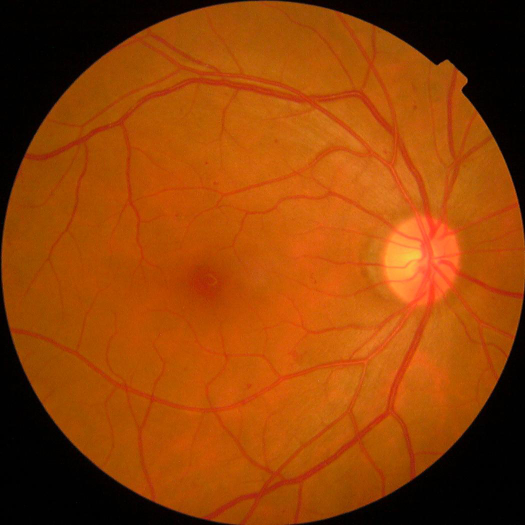
%> input picture drishti-backend/data/sample.png, 1050 x 1050 px (shown at 1/2 size)
$ octave --eval "result = preprocessFundusForNet(imread('../../data/sample.png'));"   (GNU Octave 9; MATLAB toolbox functions it lacks are replaced by stand-ins)
%> lines starting %> are read from the running program, lines starting %| are printed output that depends on the picture
function normalized = preprocessFundusForNet(img, imgSize)
%PREPROCESSFUNDUSFORNET Resize + Ben Graham normalize + ImageNet-normalize a
%   fundus image for the trained severity network. MUST match python/training/
%   train_severity_classifier.py's validation-time transform exactly (A.Resize
%   -> ben_graham_preprocess -> A.Normalize with ImageNet mean/std ->
%   ToTensorV2). Shared by predictSeverity.m and generateGradCAM.m so the two
%   can never drift out of sync with each other -- a common, hard-to-notice
%   bug source when preprocessing is duplicated.
%
%   normalized = preprocessFundusForNet(img)
%   normalized = preprocessFundusForNet(img, imgSize)   % default 380
%
%   Output: HxWx3 double, ImageNet-normalized (NOT yet a dlarray -- callers
%   convert to dlarray themselves since predict() and gradCAM() may want
%   slightly different array wrapping).
%
%   IMPORTANT: if you retrain WITHOUT Ben Graham preprocessing (i.e. an older
%   severity_net.onnx trained before this was added), this function will
%   silently feed the model a different input distribution than it was
%   trained on, degrading accuracy without any error. Keep this in sync with
%   whichever version of dataset.py's ben_graham_preprocess() actually
%   produced your currently-loaded model.

    if nargin < 2
        imgSize = 380; % must match IMG_SIZE in train_severity_classifier.py
    end

    resized = imresize(img, [imgSize, imgSize]);
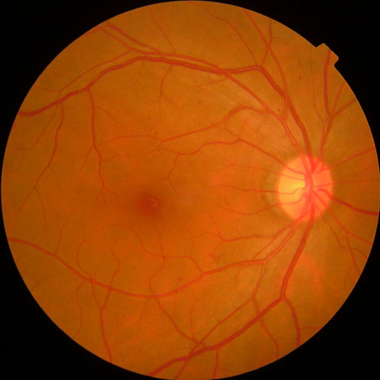
%> resized: size 380x380x3 uint8; mean R, G, B 146.8, 66, 5.9
    resizedD = double(resized); % keep [0,255] scale to mirror Python's uint8 arithmetic exactly

    % --- Ben Graham local color/illumination normalization -------------------
    % Mirrors dataset.py's ben_graham_preprocess() exactly: subtract a heavily
    % blurred version of the image (cv2.addWeighted(img,4,blurred,-4,128)),
    % then mask the outer ~10% to neutral gray via a circular mask.
    sigma = imgSize / 30;
    blurred = imgaussfilt(resizedD, sigma);
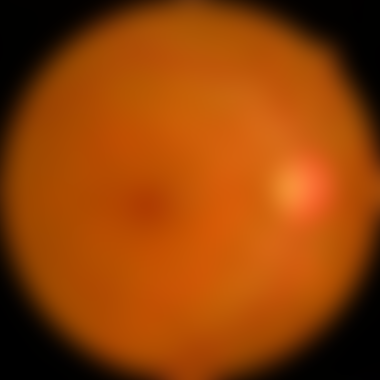
%> blurred: size 380x380x3 double; mean R, G, B 145.4, 65.4, 5.9
    enhanced = 4 * resizedD - 4 * blurred + 128;
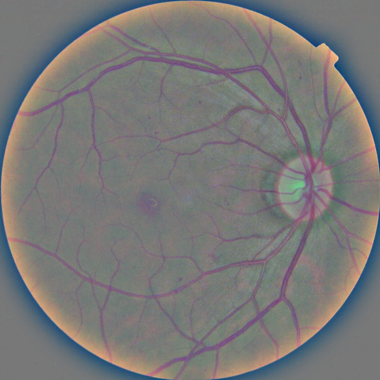
%> enhanced: size 380x380x3 double; mean R, G, B 133.4, 130.4, 128; drawn with min black and max white

    [X, Y] = meshgrid(1:imgSize, 1:imgSize);
    center = imgSize / 2;
    radius = 0.45 * imgSize;
    mask = ((X - center).^2 + (Y - center).^2) <= radius^2;
    mask3 = repmat(mask, 1, 1, 3);

    benGraham = enhanced .* mask3 + 128 * (1 - mask3);
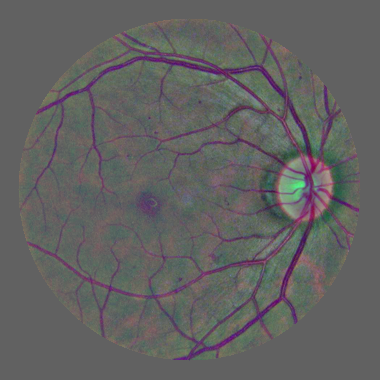
%> benGraham: size 380x380x3 double; mean R, G, B 129.8, 128.9, 128; drawn with min black and max white
    benGraham = min(max(benGraham, 0), 255);
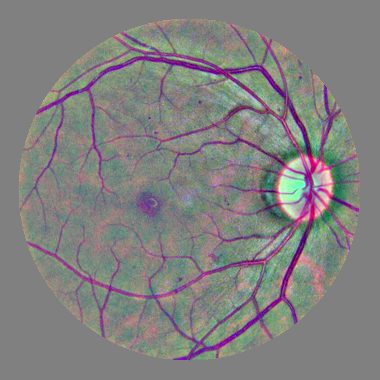
%> benGraham: size 380x380x3 double; mean R, G, B 129.8, 128.8, 128

    % --- ImageNet normalization -----------------------------------------------
    imgD = benGraham / 255; % [0,255] -> [0,1]

    imagenetMean = reshape([0.485, 0.456, 0.406], 1, 1, 3);
    imagenetStd  = reshape([0.229, 0.224, 0.225], 1, 1, 3);
    normalized = (imgD - imagenetMean) ./ imagenetStd;
end
